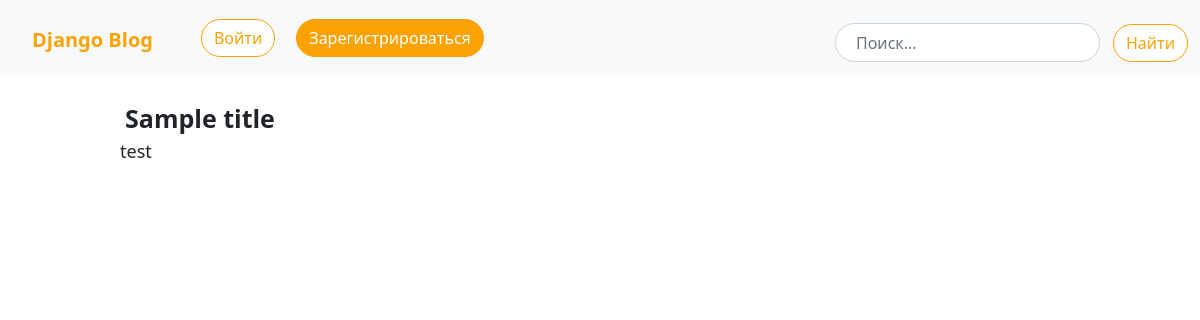
The app's page /post/4/, older data.
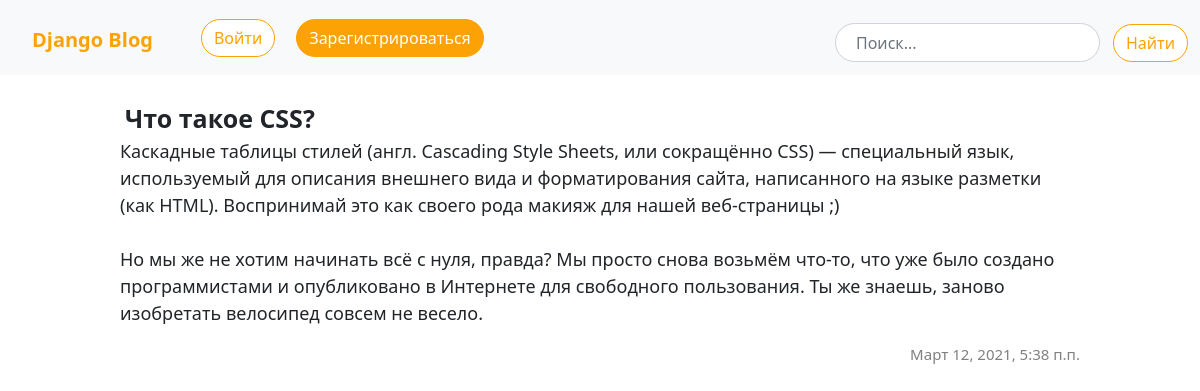
The same page, newer data.
### blog/models.py (models this page shows, shortened)
class Post(models.Model):
    author = models.ForeignKey(settings.AUTH_USER_MODEL, on_delete=models.CASCADE)
    title = models.CharField(max_length=200)
    text = models.TextField()
    created_date = models.DateTimeField(default=timezone.now)
    published_date = models.DateTimeField(blank=True, null=True)

### blog/views.py (the view)
# urls.py: path('post/<int:pk>/', views.post_detail, name='post_detail'),
def post_detail(request, pk):
    post = get_object_or_404(Post, pk=pk)
    return render (request, 'blog/post_detail.html', {'post':post})

### blog/templates/blog/post_detail.html (shortened to what this page needs)
{% extends 'blog/base.html' %}
{% block content %}
  <div class="main-detail">
      <div class="posts">
        <div class="headding-block">
          <div class="headdings">{{post.title}}</div>
        </div>
        <p class="text">{{post.text|linebreaksbr}}</p>
        {% if post.published_date %}
          <p class="published-date">{{post.published_date}}</p>
        {% endif %}
      </div>
  </div>
{% endblock %}

Row changes from the older to the newer data that the page shows:
changed Post: title "Sample title" → "Что такое CSS?"; text "test" → "Каскадные таблицы стилей (англ. Cascading Style Sheets, или сокращённо CSS) — специальный язык, используемый для описания внешнего вида и форматирования сайта, написанного на языке разметки (как HTML). Воспринимай это как своего рода макияж для нашей веб-страницы ;) Но мы же не хотим начинать всё с нуля, правда? Мы просто снова возьмём что-то, что уже было создано программистами и опубликовано в Интернете для свободного пользования. Ты же знаешь, заново изобретать велосипед совсем не весело."; published_date (not shown) → "Март 12, 2021, 5:38 п.п."
